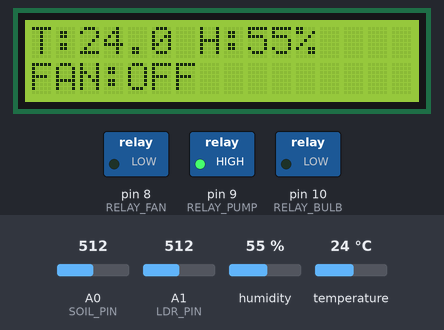
A sketch run on a simulated Arduino Uno, built with avr-gcc and run on an emulated ATmega328P. Parts: 16×2 character LCD, switched loads named in the sketch (green lamp = pin HIGH). The inputs (shaded band) are chosen by the test bench; at power-on: temperature 24 °C, A0 (SOIL_PIN) = 512, A1 (LDR_PIN) = 512, humidity 55 %.

Above: at 3.2 s.
3.3 s: temperature set to 25.7 °C
At 11.6 s:
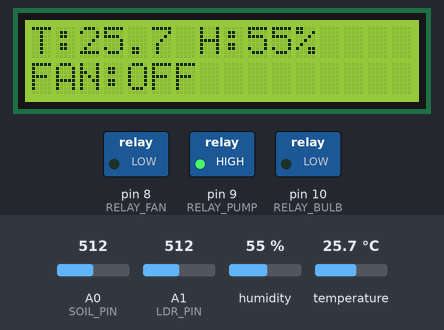
17.3 s: temperature set to 26.5 °C
At 21.0 s:
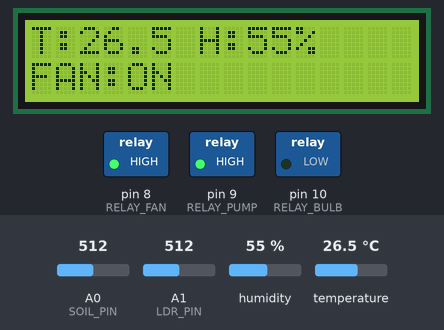
30.8 s: A0 (SOIL_PIN) set to 485
At 41.7 s:
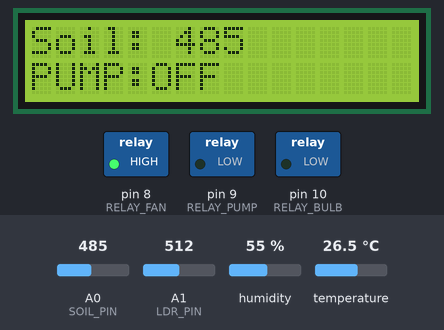
44.8 s: A1 (LDR_PIN) set to 22
At 54.2 s:
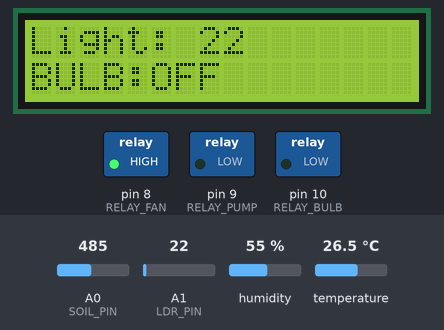
58.0 s: A1 (LDR_PIN) set to 18
At 71.9 s:
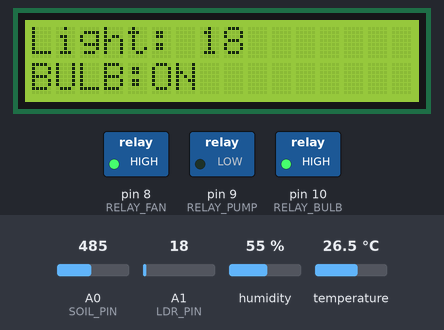
72.0 s: temperature set to 12 °C
At 75.1 s:
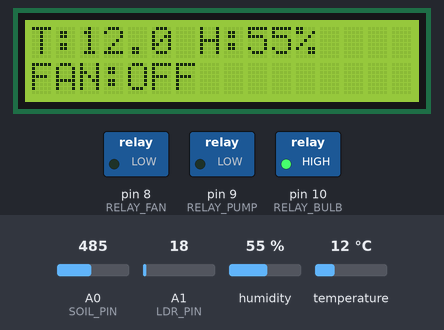
Timing chart, 0 to 76.6 s (numbered marks = the images above; inputs shaded):
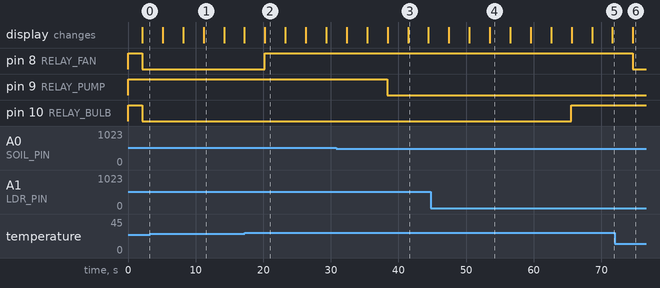

The sketch:

Greenhouse.ino
```cpp
#include <DHT.h>

#include <Wire.h>
#include <LiquidCrystal_I2C.h>


#define DHTPIN 2
#define DHTTYPE DHT22
#define SOIL_PIN A0
#define LDR_PIN A1


#define RELAY_PUMP 9
#define RELAY_BULB 10
#define RELAY_FAN 8


#define MOISTURE_THRESHOLD 500
#define TEMP_THRESHOLD 26
#define LIGHT_THRESHOLD 20

DHT dht(DHTPIN, DHTTYPE);
LiquidCrystal_I2C lcd(0x27, 16, 2);

void setup() {
  Serial.begin(9600);
  dht.begin();
  lcd.init();
  lcd.backlight();

  pinMode(RELAY_PUMP, OUTPUT);
  pinMode(RELAY_BULB, OUTPUT);
  pinMode(RELAY_FAN, OUTPUT);

  digitalWrite(RELAY_PUMP, HIGH);
  digitalWrite(RELAY_BULB, HIGH);
  digitalWrite(RELAY_FAN, HIGH);

  lcd.setCursor(0, 0);
  lcd.print("Smart Greenhouse");
  delay(2000);
  lcd.clear();
}

void loop() {

  int soil = analogRead(SOIL_PIN);
  int light = analogRead(LDR_PIN);
  float temp = dht.readTemperature();
  float humidity = dht.readHumidity();

  if (soil > MOISTURE_THRESHOLD) {
    digitalWrite(RELAY_PUMP, HIGH);
  } else {
    digitalWrite(RELAY_PUMP, LOW);
  }


  if (temp > TEMP_THRESHOLD) {
    digitalWrite(RELAY_FAN, HIGH);
  } else {
    digitalWrite(RELAY_FAN, LOW);
  }


  if (light < LIGHT_THRESHOLD) {
    digitalWrite(RELAY_BULB, HIGH);
  } else {
    digitalWrite(RELAY_BULB, LOW);
  }


  lcd.clear();
  lcd.setCursor(0, 0);
  lcd.print("T:"); lcd.print(temp, 1);
  lcd.print(" H:"); lcd.print(humidity, 0); lcd.print("%");
  lcd.setCursor(0, 1);
  lcd.print("FAN:");
  if (temp > TEMP_THRESHOLD) lcd.print("ON ");
  else lcd.print("OFF");
  delay(3000);


  lcd.clear();
  lcd.setCursor(0, 0);
  lcd.print("Soil: "); lcd.print(soil);
  lcd.setCursor(0, 1);
  lcd.print("PUMP:");
  if (soil > MOISTURE_THRESHOLD) lcd.print("ON ");
  else lcd.print("OFF");
  delay(3000);


  lcd.clear();
  lcd.setCursor(0, 0);
  lcd.print("Light: "); lcd.print(light);
  lcd.setCursor(0, 1);
  lcd.print("BULB:");
  if (light < LIGHT_THRESHOLD) lcd.print("ON ");
  else lcd.print("OFF");
  delay(3000);
}
```

Measured:
- the behaviour switches between 26 and 26.1 °C on temperature (found by bisection; images 1 and 2)
- the behaviour switches between 501 and 500 on A0 (SOIL_PIN) (found by bisection; images 2 and 3)
- the behaviour switches between 20 and 19 on A1 (LDR_PIN) (found by bisection; images 4 and 5)
- after the input at 17.3 s, pin 8 (RELAY_FAN): LOW → HIGH after 2.9 s; the display: changes after 3.0 s (image 2)
- after the input at 30.8 s, pin 9 (RELAY_PUMP): HIGH → LOW after 7.6 s; the display: first differs from a run without the input after 10.6 s (image 3)
- after the input at 58.0 s, pin 10 (RELAY_BULB): LOW → HIGH after 7.6 s; the display: first differs from a run without the input after 13.6 s (image 5)
- after the input at 72.0 s, pin 8 (RELAY_FAN): HIGH → LOW after 2.6 s; the display: changes after 2.7 s (image 6)
